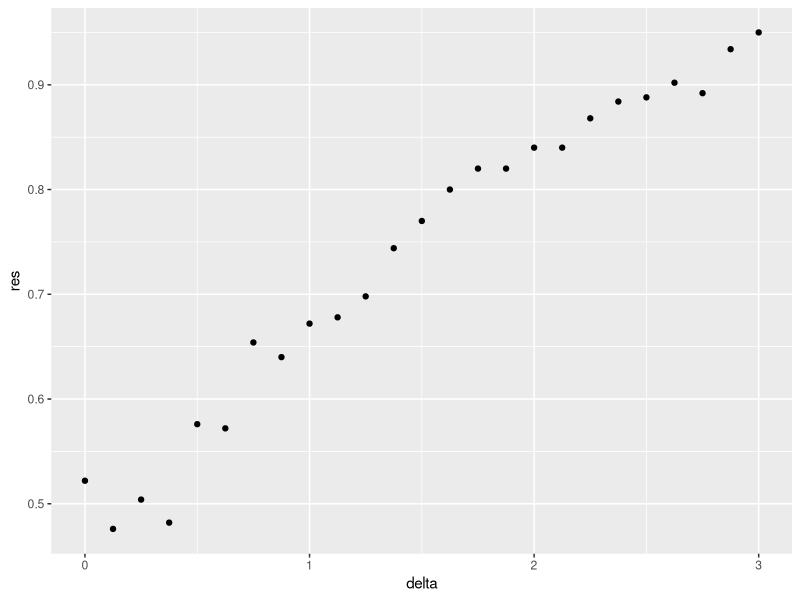

Source code (R):
library(caret)
library(tidyverse)
library(MASS)
set.seed(2, sample.kind="Rounding") #if you are using R 3.6 or later
make_data <- function(n = 1000, p = 0.5, 
				mu_0 = 0, mu_1 = 2, 
				sigma_0 = 1,  sigma_1 = 1){

y <- rbinom(n, 1, p)
f_0 <- rnorm(n, mu_0, sigma_0)
f_1 <- rnorm(n, mu_1, sigma_1)
x <- ifelse(y == 1, f_1, f_0)
  
test_index <- createDataPartition(y, times = 1, p = 0.5, list = FALSE)

list(train = data.frame(x = x, y = as.factor(y)) %>% slice(-test_index),
	test = data.frame(x = x, y = as.factor(y)) %>% slice(test_index))
}
dat <- make_data()

set.seed(1, sample.kind="Rounding") #if you are using R 3.6 or later
delta <- seq(0, 3, len = 25)
res <- sapply(delta, function(d){
	dat <- make_data(mu_1 = d)
	fit_glm <- dat$train %>% glm(y ~ x, family = "binomial", data = .)
	y_hat_glm <- ifelse(predict(fit_glm, dat$test) > 0.5, 1, 0) %>% factor(levels = c(0, 1))
	mean(y_hat_glm == dat$test$y)
})
qplot(delta, res)

